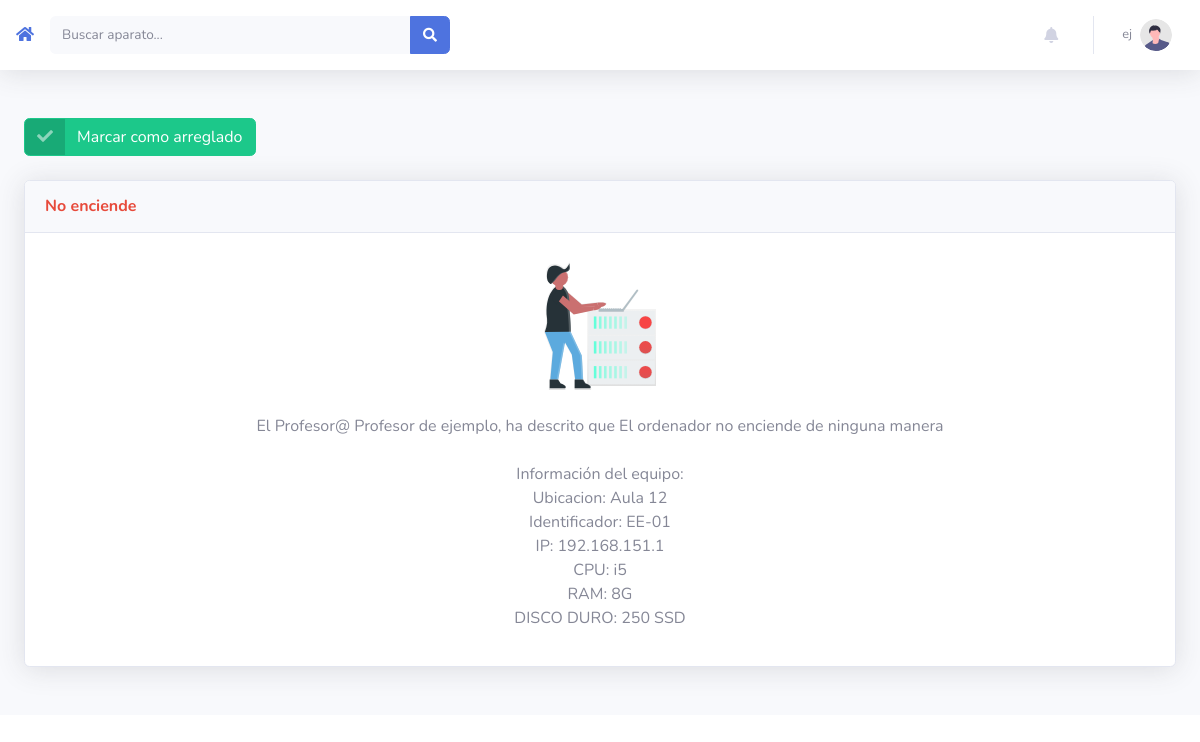
Screenshot of /ticket.php?t=2 (signed in) with the database file from the repository.
### tables this page shows
CREATE TABLE `tecnicos` (
  `id` bigint(20) UNSIGNED NOT NULL,
  `nombre` text NOT NULL,
  `apellidos` text NOT NULL,
  `telefono` text NOT NULL,
  `telegram` text NOT NULL,
  `mail` text NOT NULL,
  `clave` text NOT NULL,
  `user` text NOT NULL,
  `imagen` text NOT NULL
);

CREATE TABLE `ticket` (
  `id` bigint(20) UNSIGNED NOT NULL,
  `aparato` text NOT NULL,
  `usuario` text NOT NULL,
  `tipo_error` text NOT NULL,
  `descripcion` text NOT NULL,
  `tecnico` text NOT NULL,
  `fecha` text NOT NULL,
  `estado` text NOT NULL
);

CREATE TABLE `ordenadores` (
  `id` bigint(20) UNSIGNED NOT NULL,
  `nombre` text NOT NULL,
  `ip` text NOT NULL,
  `ubicacion` text NOT NULL,
  `last_status` text NOT NULL,
  `status_date` text NOT NULL,
  `icono` text NOT NULL,
  `tipo` text NOT NULL,
  `cpu` text NOT NULL,
  `ram` text NOT NULL,
  `disco` text NOT NULL
);

### ticket.php (the view, shortened to what this page needs)
<?
include('database.php');
$ticket = $_GET['t'];
$sql = "SELECT * FROM ticket WHERE id=$ticket";
$do = mysqli_query($link, $sql);
$info_ticket = mysqli_fetch_assoc($do);
$idaparato = $info_ticket['aparato'];
$sql = "SELECT * FROM ordenadores WHERE id=$idaparato";
$do = mysqli_query($link, $sql);
$info_aparato = mysqli_fetch_assoc($do);
?>
<!DOCTYPE html>
<html lang="en">
<head>
    <link href="vendor/fontawesome-free/css/all.min.css" rel="stylesheet" type="text/css">
    <link href="css/sb-admin-2.min.css" rel="stylesheet">
</head>
<body id="page-top">
    <div id="wrapper">
        <div id="content-wrapper" class="d-flex flex-column">
    <?include("topbar.php");?>
            <br>
            <div id="content">
                <div class="container-fluid">
                    <form action="" method="POST">
                        <?
                        if($info_ticket['estado'] != 'cerrado')
                        {
                            echo('<button href="#" class="btn btn-success btn-icon-split">
                            <span class="icon text-white-50">
                                <i class="fas fa-check"></i>
                            </span><input type="hidden" name="cerrar" value="1">
                            <span class="text">Marcar como arreglado</span>
                            </button>');
                        }
                        ?>
                    </form>
                    <div class="row">
                        <div class="col-lg-12 mb-4">
                            <div class="card shadow mb-4">
                                <div class="card-header py-3">
                                    <h6 class="m-0 font-weight-bold text-danger"><?echo $info_ticket['tipo_error']?></h6>
                                </div>
                                <div class="card-body">
                                    <div class="text-center">
                                        <img class="img-fluid px-1 px-sm-4 mt-2 mb-4" style="width: 10rem;"
                                        <?
                                        if($info_ticket["tipo_error"] = "288" && $info_ticket["descripcion"] == "ilitri paga el programa")
                                        {
                                            echo('src="https://assets.change.org/photos/0/cx/am/hBCXaMRcxdBgKdy-800x450-noPad.jpg?1512577144"');
                                        }else
                                        {
                                            echo('src="img/mantenimiento.svg"');
                                        }
                                        ?>
                                             alt="">
                                    </div>
                                    <p style="text-align: center;">El Profesor@ <?echo $info_ticket['usuario']?>, ha descrito que <?echo $info_ticket['descripcion']?><br><br>Información del equipo:<br>Ubicacion: <?echo $info_aparato['ubicacion']?><br>Identificador: <?echo $info_aparato['nombre']?><br>IP: <?echo $info_aparato['ip']?><br>CPU: <?echo $info_aparato['cpu']?><br>RAM: <?echo $info_aparato['ram']?><br>DISCO DURO: <?echo $info_aparato['disco']?></p>
                                </div>
                            </div>
                        </div>
                    </div>
                </div>
            </div>
        </div>
    </div>
</body>
</html>

### topbar.php (shortened to what this page needs)
<?
$user_id = $_SESSION["user_id"];
    $sql = "SELECT * FROM tecnicos WHERE id = $user_id";
    $search = mysqli_query($link, $sql);
    $user_info = mysqli_fetch_assoc($search);
?>
<nav class="navbar navbar-expand navbar-light bg-white topbar mb-4 static-top shadow">
<a href="index.php"><i class="fas fa-home"></i></a>
    <form method="get" action="index.php"
        class="d-none d-sm-inline-block form-inline mr-auto ml-md-3 my-2 my-md-0 mw-100 navbar-search">
        <div class="input-group">
            <input type="text" class="form-control bg-light border-0 small" placeholder="Buscar aparato..." value="<?php if(isset($_GET['b'])){echo $_GET['b'];}?>"
                aria-label="Search" name="b" aria-describedby="basic-addon2">
            <div class="input-group-append">
                <button class="btn btn-primary" type="submit">
                    <i class="fas fa-search fa-sm"></i>
                </button>
            </div>
        </div>
    </form>
    <ul class="navbar-nav ml-auto">
        <li class="nav-item dropdown no-arrow mx-1">
            <a class="nav-link dropdown-toggle" href="#" id="alertsDropdown" role="button"
                data-toggle="dropdown" aria-haspopup="true" aria-expanded="false">
                <i class="fas fa-bell fa-fw"></i>
                <?
                    $sql = "SELECT * FROM ticket WHERE tecnico = $user_id AND estado = 'pendiente'";
                    $conteo_tickets = 0;
                    if($ticket_bd = mysqli_query($link, $sql))
                    {
                        if($conteo_tickets == 0)
                        {
                            echo '
                            </a>';
                        }else
                        {
                            echo '<span class="badge badge-danger badge-counter">+'.$conteo_tickets.'</span>
                    </a>';
                        }
                    }else
                    {
                        $conteo_tickets = 0;
                        echo '
                    </a>';
                    }
                ?>
        </li>
        <li class="nav-item dropdown no-arrow">
            <a class="nav-link dropdown-toggle" href="#" id="userDropdown" role="button"
                data-toggle="dropdown" aria-haspopup="true" aria-expanded="false">
                <span class="mr-2 d-none d-lg-inline text-gray-600 small"><? echo $user_info["nombre"]?></span>
                <img class="img-profile rounded-circle"
                    src="img/undraw_profile.svg">
            </a>
        </li>
    </ul>
</nav>

### rows the page displays
tecnicos: nombre "ej"
ticket: tipo_error "No enciende", usuario "Profesor de ejemplo", descripcion "El ordenador no enciende de ninguna manera"
ordenadores: ubicacion "Aula 12", nombre "EE-01", ip "192.168.151.1", cpu "i5", ram "8G", disco "250 SSD"
